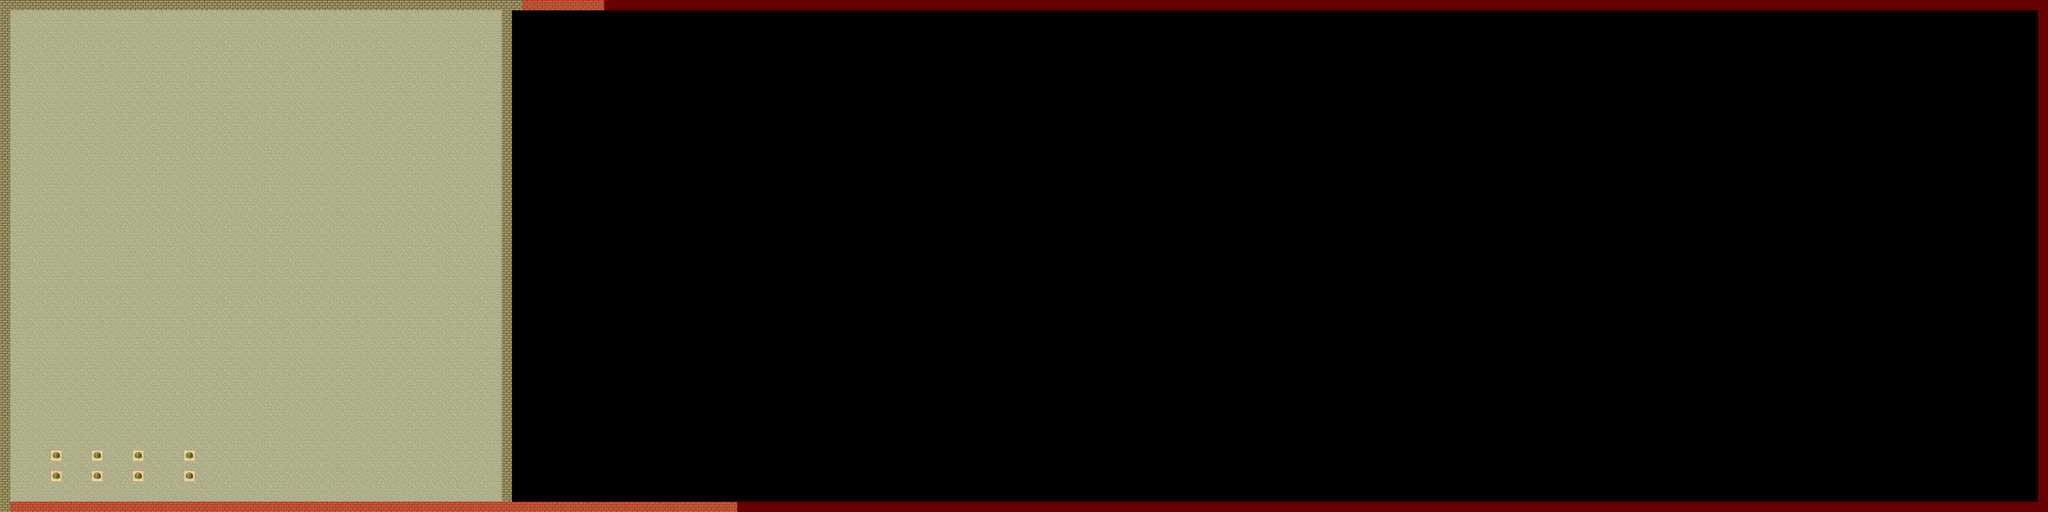

Rendered tile map (Tiled .tmx) drawn with the repository's tilesets; below, a short description and the map source with its tile grids summarised:
An orthogonal 200x50 tile map with 32x32 px tiles, 2 tile layers (Map, Collisions), 2 tilesets and 3 objects.

<map version="1.10" tiledversion="1.12.2" orientation="orthogonal" renderorder="right-down" width="200" height="50" tilewidth="32" tileheight="32" infinite="0" nextlayerid="9" nextobjectid="20">
 <tileset firstgid="1" name="tmw_desert_spacing" tilewidth="32" tileheight="32" spacing="1" margin="1" tilecount="48" columns="8">
  <image source="tmw_desert_spacing.png" width="265" height="199" />
  <wangsets>
   <wangset name="Brick" type="corner" tile="9">
    <wangcolor name="" color="#ff0000" tile="-1" probability="1" />
    <wangtile tileid="0" wangid="0,0,0,1,0,0,0,0" />
    <wangtile tileid="1" wangid="0,0,0,1,0,1,0,0" />
    <wangtile tileid="2" wangid="0,0,0,0,0,1,0,0" />
    <wangtile tileid="8" wangid="0,1,0,1,0,0,0,0" />
    <wangtile tileid="9" wangid="0,1,0,1,0,1,0,1" />
    <wangtile tileid="10" wangid="0,0,0,0,0,1,0,1" />
    <wangtile tileid="16" wangid="0,1,0,0,0,0,0,0" />
    <wangtile tileid="17" wangid="0,1,0,0,0,0,0,1" />
    <wangtile tileid="18" wangid="0,0,0,0,0,0,0,1" />
    <wangtile tileid="19" wangid="0,1,0,0,0,1,0,1" />
    <wangtile tileid="20" wangid="0,1,0,1,0,0,0,1" />
    <wangtile tileid="27" wangid="0,0,0,1,0,1,0,1" />
    <wangtile tileid="28" wangid="0,1,0,1,0,1,0,0" />
   </wangset>
   <wangset name="Marble" type="corner" tile="33">
    <wangcolor name="" color="#ff0000" tile="-1" probability="1" />
    <wangtile tileid="24" wangid="0,0,0,1,0,0,0,0" />
    <wangtile tileid="25" wangid="0,0,0,1,0,1,0,0" />
    <wangtile tileid="26" wangid="0,0,0,0,0,1,0,0" />
    <wangtile tileid="32" wangid="0,1,0,1,0,0,0,0" />
    <wangtile tileid="33" wangid="0,1,0,1,0,1,0,1" />
    <wangtile tileid="34" wangid="0,0,0,0,0,1,0,1" />
    <wangtile tileid="35" wangid="0,1,0,0,0,1,0,1" />
    <wangtile tileid="36" wangid="0,1,0,1,0,0,0,1" />
    <wangtile tileid="40" wangid="0,1,0,0,0,0,0,0" />
    <wangtile tileid="41" wangid="0,1,0,0,0,0,0,1" />
    <wangtile tileid="42" wangid="0,0,0,0,0,0,0,1" />
    <wangtile tileid="43" wangid="0,0,0,1,0,1,0,1" />
    <wangtile tileid="44" wangid="0,1,0,1,0,1,0,0" />
   </wangset>
   <wangset name="Sand" type="corner" tile="14">
    <wangcolor name="" color="#ff0000" tile="29" probability="1" />
    <wangtile tileid="3" wangid="0,1,0,0,0,1,0,1" />
    <wangtile tileid="4" wangid="0,1,0,1,0,0,0,1" />
    <wangtile tileid="5" wangid="0,0,0,1,0,0,0,0" />
    <wangtile tileid="6" wangid="0,0,0,1,0,1,0,0" />
    <wangtile tileid="7" wangid="0,0,0,0,0,1,0,0" />
    <wangtile tileid="11" wangid="0,0,0,1,0,1,0,1" />
    <wangtile tileid="12" wangid="0,1,0,1,0,1,0,0" />
    <wangtile tileid="13" wangid="0,1,0,1,0,0,0,0" />
    <wangtile tileid="14" wangid="0,1,0,1,0,1,0,1" />
    <wangtile tileid="15" wangid="0,0,0,0,0,1,0,1" />
    <wangtile tileid="21" wangid="0,1,0,0,0,0,0,0" />
    <wangtile tileid="22" wangid="0,1,0,0,0,0,0,1" />
    <wangtile tileid="23" wangid="0,0,0,0,0,0,0,1" />
   </wangset>
  </wangsets>
 </tileset>
 <tileset firstgid="49" name="MapMetadata" tilewidth="32" tileheight="32" spacing="1" margin="1" tilecount="2" columns="2">
  <image source="MapMetadata.png" width="67" height="34" />
 </tileset>
 <layer id="1" name="Map" width="200" height="50">
  <properties>
   <property name="Draw" type="bool" value="true" />
  </properties>
  <data>[10000 cells, 2531 non-empty, 3 distinct tile ids]</data>
 </layer>
 <layer id="6" name="Collisions" width="200" height="50">
  <properties>
   <property name="Collision" type="bool" value="true" />
   <property name="Draw" type="bool" value="false" />
  </properties>
  <data>[10000 cells, 396 non-empty, 1 distinct tile ids]</data>
 </layer>
 <objectgroup id="7" name="walls">
  <object id="9" x="2.6667" y="3.33333e-06" width="30.5455" height="1596" />
  <object id="18" x="33.5758" y="0.242424" width="1557.33" height="32.1212" />
  <object id="19" x="1568.15" y="0.606061" width="30.5455" height="1567.33" />
 </objectgroup>
</map>
